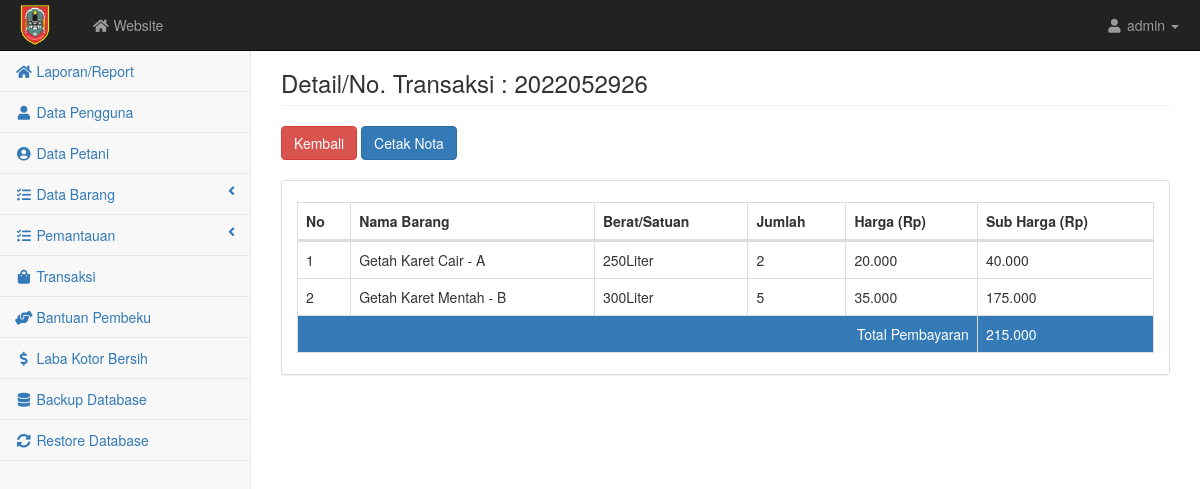
The page /admin/transaksi_detail.php?notransaksi=2022052926 on the database its author committed.
### tables this page shows
CREATE TABLE `detail` (
  `iddetail` int(5) NOT NULL,
  `notransaksi` varchar(15) NOT NULL,
  `idinventori` int(2) NOT NULL,
  `namainvenny` varchar(50) NOT NULL,
  `satuanny` varchar(50) NOT NULL,
  `jumlah` int(5) NOT NULL,
  `hargany` float NOT NULL,
  `subharga` float NOT NULL
);

CREATE TABLE `transaksi` (
  `notransaksi` varchar(15) NOT NULL,
  `id` int(5) NOT NULL,
  `tgl` datetime NOT NULL,
  `total` float NOT NULL,
  `catatan` varchar(100) NOT NULL,
  `konfirmasi` varchar(50) NOT NULL
);

### admin/transaksi_detail.php (the view)
<?php require('atas.php'); error_reporting(0); $notransaksi = $_GET['notransaksi'];
  $detail = mysqli_query($kon, "SELECT * FROM detail WHERE notransaksi = '$notransaksi' ORDER BY namainvenny ASC");
  $ongkir = mysqli_query($kon, "SELECT * FROM transaksi WHERE notransaksi = '$notransaksi'");
  $row    = mysqli_fetch_array($ongkir);  ?>
<div id="page-wrapper">
<div class="container-fluid">
    <div class="row">
        <div class="col-lg-12">
            <h3 class="page-header">Detail/No. Transaksi : <?= $notransaksi ?></h3>
            <button class="btn btn-danger" onclick="history.back()">Kembali</button>
            <button class="btn btn-primary"><a style="color:white; text-decoration: none;" href="../report/cetaknota.php?notransaksi=<?= $notransaksi ?>" target="_blank">Cetak Nota</a></button>
        </div>
    </div><br>
    <div class="row">
        <div class="col-lg-12">
            <div class="panel panel-default">
                <div class="panel-body">
                    <div class="table-responsive">
                        <table class="table table-bordered" id="dataTables-example">
                            <thead class="success">
                                <tr>
                                    <th>No</th>
                                    <th>Nama Barang</th>
                                    <th>Berat/Satuan</th>
                                    <th>Jumlah</th>
                                    <th>Harga (Rp)</th>
                                    <th>Sub Harga (Rp)</th>
                                </tr>
                            </thead>
                            <tbody>
                                <?php $no=1;;
                                    while($data = mysqli_fetch_array($detail)){ ?>
                                        <tr class="odd gradeX">
                                                <td><?= $no++; ?></td>
                                                <td><?= $data['namainvenny'] ?></td>
                                                <td><?= $data['satuanny'] ?></td>
                                                <td><?= $data['jumlah'] ?></td>
                                                <td><?= number_format($data['hargany'],0,'.','.')  ?></td>
                                                <td><?= number_format($data['subharga'],0,'.','.')  ?></td>
                                            </tr>
                                    <?php } ?>
                                <tr class="bg-primary">
                                    <td colspan="5" class="text-right">Total Pembayaran</td>
                                    <td><?= number_format($row['total'],0,'.','.')  ?></td>
                                </tr>
                            </tbody>
                        </table>
                    </div>
                </div>
            </div>
        </div>
    </div>
</div>
    </div>
<?php require('bawah.php') ?>

### admin/css/startmin.css (style rules this page uses)
body { background-color: #f8f8f8; }
#page-wrapper { padding-top: 30px; min-height: 568px; background-color: #fff; }
@media (min-width:768px) { #page-wrapper { position: inherit; margin-left: 250px; padding: 30px 15px 0 15px; border-left: 1px solid #e7e7e7; } }

### rows shown on the page
detail: namainvenny "Getah Karet Cair - A", satuanny "250Liter", jumlah "2", hargany "20.000", subharga "40.000"
detail: namainvenny "Getah Karet Mentah - B", satuanny "300Liter", jumlah "5", hargany "35.000", subharga "175.000"
transaksi: total "215.000"

### other values the page prints
$notransaksi "2022052926"
